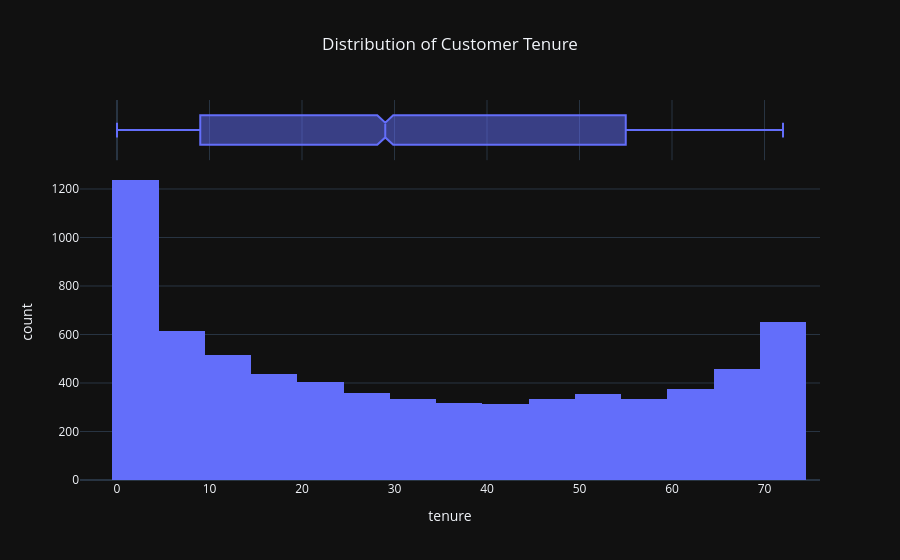

The notebook cell saved with this chart:
### Markdown cell above
# Distribution of Customer Tenure

### Code cell
fig=px.histogram(df,
                 x='tenure',
                 nbins=30,
                 marginal='box',
                 title='Distribution of Customer Tenure',
                
                 )
fig.update_layout(title_x=0.5,template='plotly_dark')

fig.show()

### Figure 1 — Plotly figure (JSON) as saved in the notebook; plotly's stock layout.template omitted (floating-point values rounded to 4 significant figures; data arrays with more than 128 entries replaced by an {"elided": "..."} marker saying what was removed)
{"data": [{"bingroup": "x", "hovertemplate": "tenure=%{x}<br>count=%{y}<extra></extra>", "legendgroup": "", "marker": {"color": "#636efa", "pattern": {"shape": ""}}, "name": "", "nbinsx": 30, "orientation": "v", "showlegend": false, "type": "histogram", "x": {"elided": "7043 int values"}, "xaxis": "x", "yaxis": "y"}, {"hovertemplate": "tenure=%{x}<extra></extra>", "legendgroup": "", "marker": {"color": "#636efa"}, "name": "", "notched": true, "showlegend": false, "type": "box", "x": {"elided": "7043 int values"}, "xaxis": "x2", "yaxis": "y2"}], "layout": {"barmode": "relative", "legend": {"tracegroupgap": 0}, "title": {"text": "Distribution of Customer Tenure", "x": 0.5}, "xaxis": {"anchor": "y", "domain": [0, 1], "title": {"text": "tenure"}}, "xaxis2": {"anchor": "y2", "domain": [0, 1], "matches": "x", "showgrid": true, "showticklabels": false}, "yaxis": {"anchor": "x", "domain": [0, 0.8316], "title": {"text": "count"}}, "yaxis2": {"anchor": "x2", "domain": [0.8416, 1], "matches": "y2", "showgrid": false, "showline": false, "showticklabels": false, "ticks": ""}}}
